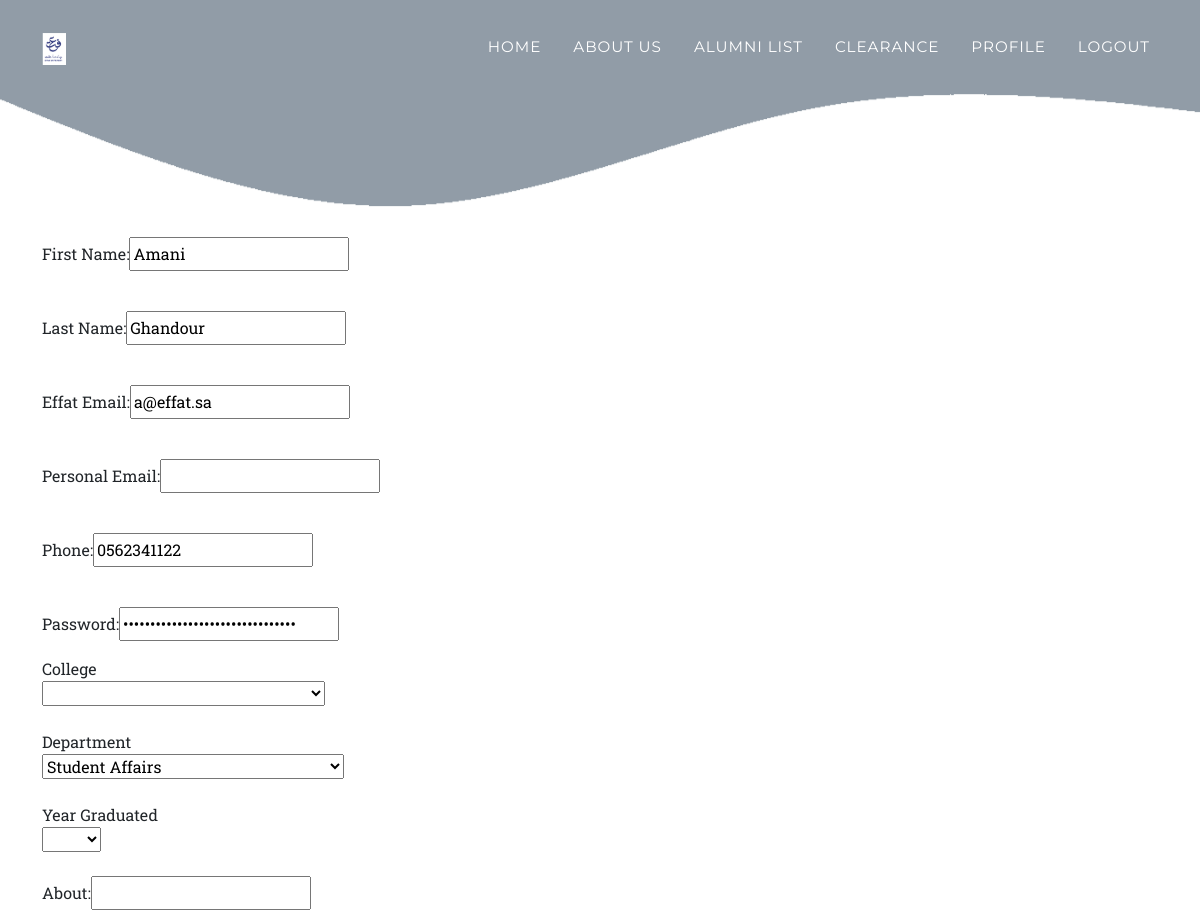
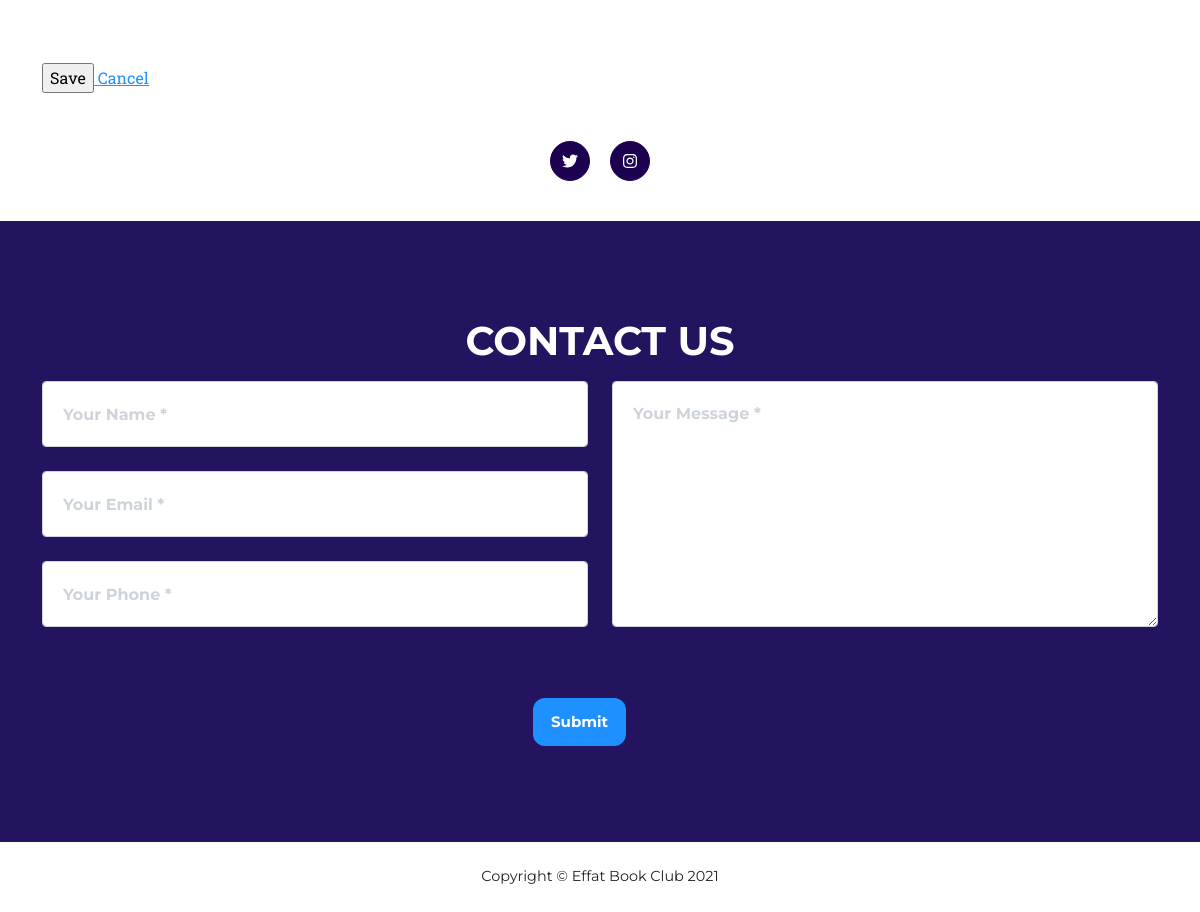
Screenshot of /editprofile.php (signed in) with the database file from the repository (2 pictures, top to bottom).
### tables this page shows
CREATE TABLE `members` (
  `SID` char(9) NOT NULL,
  `pass` varchar(32) NOT NULL,
  `firstName` varchar(10) NOT NULL,
  `lastName` varchar(10) NOT NULL,
  `phone` varchar(10) NOT NULL,
  `effatemail` varchar(20) NOT NULL,
  `personalEmail` varchar(50) DEFAULT NULL,
  `graduationYear` year(4) DEFAULT NULL,
  `college` varchar(50) DEFAULT NULL,
  `department` varchar(50) NOT NULL,
  `about` mediumtext DEFAULT NULL,
  `accType` varchar(15) DEFAULT NULL
);

### editprofile.php (the view, shortened to what this page needs)
<!DOCTYPE html>
<html lang="en">
    <head>
        <link href="css/styles.css" rel="stylesheet" />
    </head>
    <body id="page-top">
            <?php include "menu.php" ?>
        <img src="images/background.png" alt="Club logo" width="100%">
            <div class="container">
        <div>
        <?php
					$connection = mysqli_connect("localhost","root","","alumnidatabase");
                    if(isset($_SESSION['SID']) )
                    {
                        $currentSID = $_SESSION['SID'];
                        $sql = "Select * from members where SID = '".$currentSID."'";
						$result = mysqli_query($connection, $sql);
						$row = mysqli_fetch_assoc($result);
						echo "<form method='post' action='updateprofile.php' id='form'>";
						echo "<p><label> First Name: </label>";
						echo "<input type='text' id='firstName' name='firstName' value ='".$row['firstName']."'></p>";
                        echo "<br>";
						echo "<p><label> Last Name: </label>";
						echo "<input type='text' id='lastName' name='lastName' value ='".$row['lastName']."'></p>";
                        echo "<br>";
						echo "<p><label> Effat Email: </label>";
						echo "<input type='email' id='efemail' name='efemail' value ='".$row['effatemail']."'></p>";
                        echo "<br>";
						echo "<p><label> Personal Email: </label>";
						echo "<input type='email' id='efemail' name='pemail' value ='".$row['personalEmail']."'></p>";
                        echo "<br>";
                        echo "<p><label> Phone: </label>";
						echo "<input type='tel' id='phone' name='phone' value ='".$row['phone']."'></p>";
                        echo "<br>";
						echo "<p><label> Password: </label>";
						echo "<input type='password' id='pass' name='pass' value ='".$row['pass']."'></p>";
                        echo "<label> College </label><br>";
                        echo "<select id='major' name='college'>";
                        echo "<option value=".$row['college']."> ".$row['college']."</option>";
                        echo "<option value='CollegeofEngineering'> College of Engineering</option>";
                        echo "</select>";
                        echo "<br><br>";
                        echo "<label> Department </label><br>";
                        echo "<select id='major' name='department'>";
                        echo "<option value=".$row['department']."> ".$row['department']."</option>";
                        echo "<option value='Design'> Design</option></select>";
                        echo "<br>";
                        echo "<br>";
                        echo "<label>Year Graduated </label> <br>";
                        echo "<select class='input' id='graduationYear' name='graduationYear'>";
                        echo "<selected='' value='".$row['graduationYear']."'> <option> ".$row['graduationYear']."</option>";
                        echo "<option value='2002'> 2003</option>";
                        echo "</select>";
                        echo "<br><br>";
                        echo "<p><label> About: </label>";
						echo "<input type='text' id='lastName' name='about' value ='".$row['about']."'></p>";
                        echo "<br>";
                        echo "<br>";
						echo "<input type='submit' name ='Save' value='Save'>";
						echo "<a href='profile.php'> Cancel</a>";
						echo "<br>";
						echo "</form>";
                    }
                    else
                    {
                        echo "<h4>Please <a href='login.php'>login</a> or <a href='joinUs.php'>join us</a> first to see this page.</h4>";
                    }
					?>
        </div>
</div>
<br><br>
        <div class=" my-3 my-lg-0">
            <a class="btn btn-dark btn-social mx-2" href="#!"><i class="fab fa-twitter"></i></a>
            <a class="btn btn-dark btn-social mx-2" href="#!"><i class="fab fa-instagram"></i></a>
        </div>
        <br>
        <?php include "contactus.php" ?>
        <footer class="footer py-4">
            <div class="container">
                <div class="row align-items-center">
                    <div class="text-lg-start">Copyright &copy; Effat Book Club 2021</div>
                </div>
            </div>
        </footer>
    </body>
</html>

### rows the page displays
members: firstName "Amani", lastName "Ghandour", efemail "a@effat.sa", phone "0562341122", department "Student Affairs"
